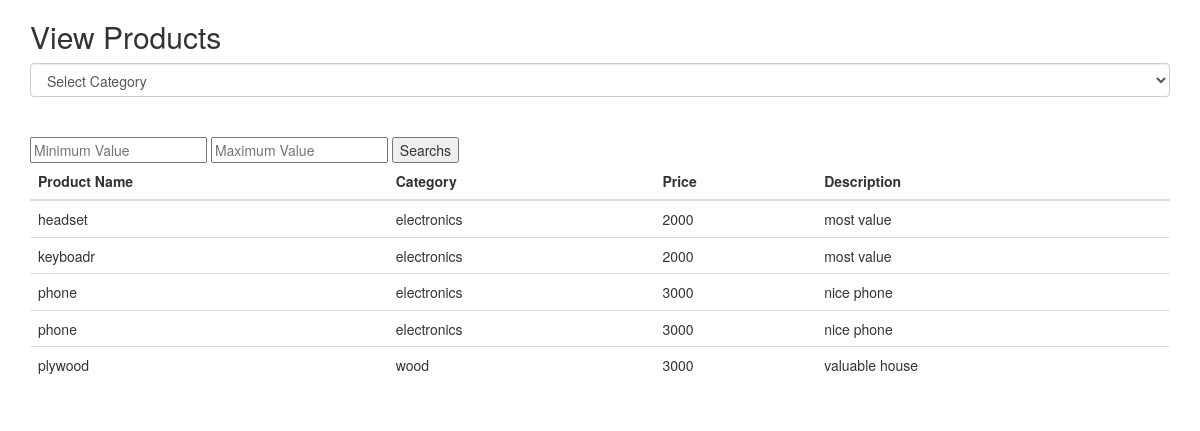
The page /view.php on the database its author committed.
### tables this page shows
CREATE TABLE `demo_product` (
  `id` int(11) NOT NULL,
  `name` varchar(100) DEFAULT NULL,
  `cate` varchar(150) DEFAULT NULL,
  `price` int(100) DEFAULT NULL,
  `desc` varchar(100) DEFAULT NULL
);

### view.php (the view, shortened to what this page needs)
<!DOCTYPE html>
<html>
<head>
</head>
<body>
<!DOCTYPE html>
<html lang="en">
<head>
  <link rel="stylesheet" href="https://maxcdn.bootstrapcdn.com/bootstrap/3.4.1/css/bootstrap.min.css">
</head>
<body>
<?php
		$conn = mysqli_connect("localhost", "root", "", "demo");
              $sql = "SELECT * FROM demo_product";
              $result = mysqli_query($conn,$sql);
              $rows = mysqli_fetch_all($result, MYSQLI_ASSOC);
		?>
<div class="container">
  <h2>View Products</h2>
   <div >
<select class="form-control" id="sel1" name="product_category" onchange="cat_fil();">
  <option>Select Category</option>
  </select> <br><br>
	<input type="text"placeholder="Minimum Value" id="min" required>
        <input type="text"  placeholder="Maximum Value" id="max" required>
	<button type="text" onclick="price_fil();">Searchs</button> <br>
  </div>
  <table  class="table">
    <thead>
      <tr>
        <th>Product Name</th>
        <th>Category</th>
        <th>Price</th>
        <th>Description</th>
      </tr>
    </thead>
    <tbody id="productTable">
       <?php
  foreach($rows as $row){
echo '<tr>';
echo '<td>'.$row['name'].'</td>';
echo '<td>'.$row['cate'].'</td>';
echo '<td>'.$row['price'].'</td>';
echo '<td>'.$row['desc'].'</td>';
echo '<tr>';
} ?>
    </tbody>
  </table>
</div>
</body>
</html>

### rows shown on the page
demo_product: name "headset", cate "electronics", price "2000", desc "most value"
demo_product: name "keyboadr", cate "electronics", price "2000", desc "most value"
demo_product: name "phone", cate "electronics", price "3000", desc "nice phone"
demo_product: name "phone", cate "electronics", price "3000", desc "nice phone"
demo_product: name "plywood", cate "wood", price "3000", desc "valuable house"
